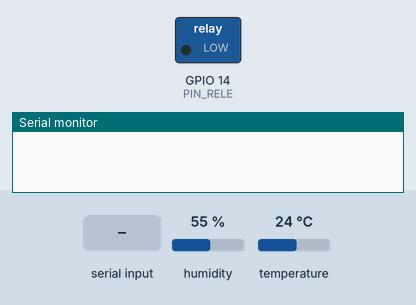
This sketch was run on a simulated ESP32. Parts: switched loads named in the sketch (green lamp = pin HIGH), the last lines printed to the serial monitor. The inputs (shaded band) are chosen by the test bench; at power-on: humidity 55 %, temperature 24 °C.

Above: at 1.2 s.
1.3 s: "E" received over Serial
At 2.3 s:
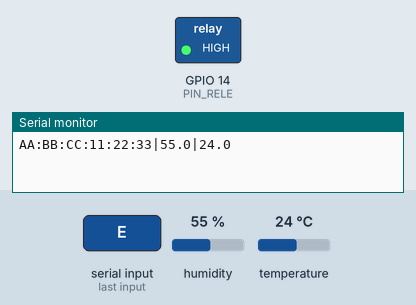
2.8 s: "A" received over Serial
At 3.4 s:
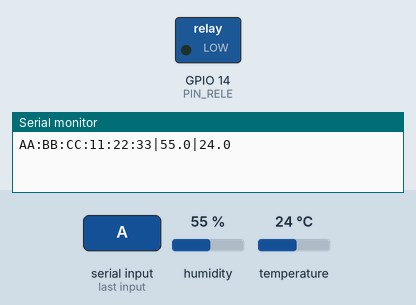
Timing chart, 0 to 5.8 s (numbered marks = the images above; inputs shaded):
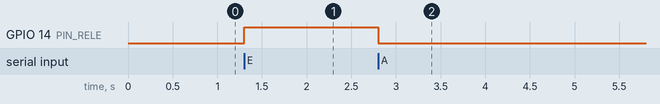

Measured:
- after the input at 1.3 s, GPIO 14 (PIN_RELE): LOW → HIGH at once
- after the input at 2.8 s, GPIO 14 (PIN_RELE): HIGH → LOW at once

The sketch:

YaradaHydroSense_ESP32.ino
```cpp
/*
  =================================================================================
  Yarada HydroSense - Firmware ESP32 con DHT22 (PRODUCCIÓN REAL)
  Hardware Engineer & Firmware Specialist
  =================================================================================
*/

#include "DHT.h"

// ==========================================
// ASIGNACIÓN DE PINES SEGUROS
// ==========================================
#define PIN_RELE    14  // Salida Digital (Lado izquierdo, seguro para relé)
#define PIN_DHT     27  // Entrada Digital para DHT22 (Lado derecho de la placa)

// Definimos el tipo de sensor
#define DHTTYPE DHT22

// Inicialización de la librería DHT
DHT dht(PIN_DHT, DHTTYPE);

unsigned long tiempoUltimoEnvio = 0;
const long intervaloEnvio = 2000; // Telemetría cada 2 segundos

void setup() {
  Serial.begin(115200);

  // Configuración segura del Relé
  pinMode(PIN_RELE, OUTPUT);
  digitalWrite(PIN_RELE, LOW); // Bomba apagada por defecto

  // Inicializar el sensor DHT22
  dht.begin();
}

void loop() {
  unsigned long tiempoActual = millis();

  // 1. TRANSMISIÓN DE TELEMETRÍA REAL
  if (tiempoActual - tiempoUltimoEnvio >= intervaloEnvio) {
    tiempoUltimoEnvio = tiempoActual;

    // Lectura de los parámetros reales del DHT22
    float humedadAire = dht.readHumidity();
    float temperaturaAire = dht.readTemperature(); // En grados Celsius

    // Control de fallas: Si el sensor se desconecta o falla la lectura
    if (isnan(humedadAire) || isnan(temperaturaAire)) {
      // Enviamos flags de error controlados para que C# sepa que el hardware falló
      humedadAire = -99.9;
      temperaturaAire = -99.9;
    }

    // --- Envío de la Trama Estricta a WinForms ---
    // Formato requerido: MAC|Humedad|Temperatura
    Serial.print("AA:BB:CC:11:22:33|");
    Serial.print(humedadAire, 1);
    Serial.print("|");
    Serial.println(temperaturaAire, 1);
  }

  // 2. ESCUCHA ACTIVA DE COMANDOS SERIALES
  if (Serial.available() > 0) {
    char comando = Serial.read();

    if (comando == 'E') {
      digitalWrite(PIN_RELE, HIGH); // Enciende Bomba
    }
    else if (comando == 'A') {
      digitalWrite(PIN_RELE, LOW);  // Apaga Bomba
    }
  }
}
```
